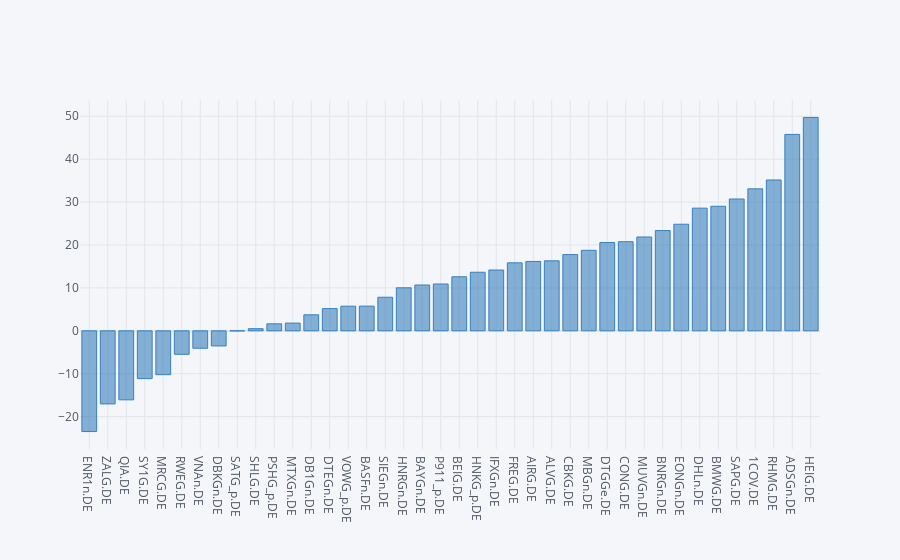

The cell this chart's notebook holds for it:
### Code cell
dax.set_index('Instrument')['YTD Total Return'].sort_values().iplot(kind='bar', color='blue')

### Figure 1 — Plotly figure (JSON) as saved in the notebook; plotly's stock layout.template omitted (floating-point values rounded to 4 significant figures)
{"data": [{"marker": {"color": "rgba(55, 128, 191, 0.6)", "line": {"color": "rgba(55, 128, 191, 1.0)", "width": 1}}, "name": "YTD Total Return", "orientation": "v", "text": "", "type": "bar", "x": ["ENR1n.DE", "ZALG.DE", "QIA.DE", "SY1G.DE", "MRCG.DE", "RWEG.DE", "VNAn.DE", "DBKGn.DE", "SATG_p.DE", "SHLG.DE", "PSHG_p.DE", "MTXGn.DE", "DB1Gn.DE", "DTEGn.DE", "VOWG_p.DE", "BASFn.DE", "SIEGn.DE", "HNRGn.DE", "BAYGn.DE", "P911_p.DE", "BEIG.DE", "HNKG_p.DE", "IFXGn.DE", "FREG.DE", "AIRG.DE", "ALVG.DE", "CBKG.DE", "MBGn.DE", "DTGGe.DE", "CONG.DE", "MUVGn.DE", "BNRGn.DE", "EONGn.DE", "DHLn.DE", "BMWG.DE", "SAPG.DE", "1COV.DE", "RHMG.DE", "ADSGn.DE", "HEIG.DE"], "y": [-23.47, -17.03, -16.08, -11.14, -10.22, -5.47, -4.059, -3.527, -0.02868, 0.4955, 1.629, 1.8, 3.731, 5.177, 5.736, 5.754, 7.822, 10.03, 10.68, 10.91, 12.59, 13.65, 14.17, 15.84, 16.16, 16.31, 17.76, 18.76, 20.57, 20.76, 21.86, 23.36, 24.84, 28.58, 29.02, 30.71, 33.08, 35.15, 45.76, 49.71]}], "layout": {"legend": {"bgcolor": "#F5F6F9", "font": {"color": "#4D5663"}}, "paper_bgcolor": "#F5F6F9", "plot_bgcolor": "#F5F6F9", "title": {"font": {"color": "#4D5663"}}, "xaxis": {"gridcolor": "#E1E5ED", "showgrid": true, "tickfont": {"color": "#4D5663"}, "title": {"font": {"color": "#4D5663"}, "text": ""}, "zerolinecolor": "#E1E5ED"}, "yaxis": {"gridcolor": "#E1E5ED", "showgrid": true, "tickfont": {"color": "#4D5663"}, "title": {"font": {"color": "#4D5663"}, "text": ""}, "zerolinecolor": "#E1E5ED"}}}
